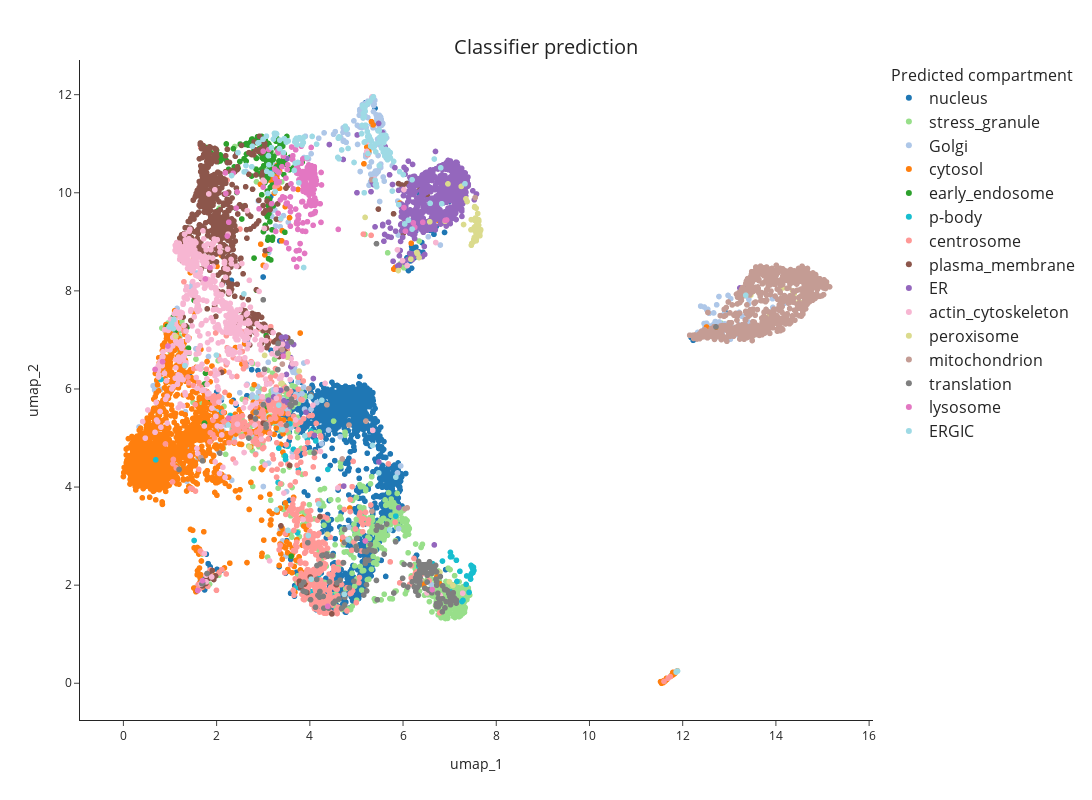

Source (notebook cell):
### Code cell
fig2 = px.scatter(
            umap_table,
            x="umap_1",
            y="umap_2",
            hover_name='Gene_name_canonical',
            color="organelle_pred",
            #color_continuous_scale=px.colors.cyclical.mygbm[: -1], # small palette (Kibeom)
            #color_discrete_sequence=px.colors.qualitative.Dark24, # Duo: expand the color palette # for more options, see https://plotly.com/python/discrete-color/
            color_discrete_map = color_mapping_pred, # Duo: expand the color palette # for more options, see https://plotly.com/python/discrete-color/
            hover_data=None,
            template='simple_white')
fig2.update_traces(marker=dict(size=6))
fig2.update(layout_coloraxis_showscale=False)
fig2.update_layout(width=1200, height=800)
fig2.update_layout(title_text=f"Classifier prediction", title_x=0.5, title_y=0.95, title_font_size=20)
fig2.update_legends(title_text='Predicted compartment', title_font_size=16, font_size=16)

pio.write_html(fig1, file=plot_dir / f"{timestamp}_UMAP_predicted_compartment.html", auto_open=False)
fig2

### Figure 1 — Plotly figure (JSON) as saved in the notebook; plotly's stock layout.template omitted (floating-point values rounded to 4 significant figures; data arrays with more than 128 entries replaced by an {"elided": "..."} marker saying what was removed)
{"data": [{"hovertemplate": "<b>%{hovertext}</b><br><br>organelle_pred=nucleus<br>umap_1=%{x}<br>umap_2=%{y}<extra></extra>", "hovertext": {"elided": "1401 str values"}, "legendgroup": "nucleus", "marker": {"color": "#1f77b4", "size": 6, "symbol": "circle"}, "mode": "markers", "name": "nucleus", "showlegend": true, "type": "scattergl", "x": {"elided": "1401 float values"}, "xaxis": "x", "y": {"elided": "1401 float values"}, "yaxis": "y"}, {"hovertemplate": "<b>%{hovertext}</b><br><br>organelle_pred=stress_granule<br>umap_1=%{x}<br>umap_2=%{y}<extra></extra>", "hovertext": {"elided": "725 str values"}, "legendgroup": "stress_granule", "marker": {"color": "#98df8a", "size": 6, "symbol": "circle"}, "mode": "markers", "name": "stress_granule", "showlegend": true, "type": "scattergl", "x": {"elided": "725 float values"}, "xaxis": "x", "y": {"elided": "725 float values"}, "yaxis": "y"}, {"hovertemplate": "<b>%{hovertext}</b><br><br>organelle_pred=Golgi<br>umap_1=%{x}<br>umap_2=%{y}<extra></extra>", "hovertext": {"elided": "401 str values"}, "legendgroup": "Golgi", "marker": {"color": "#aec7e8", "size": 6, "symbol": "circle"}, "mode": "markers", "name": "Golgi", "showlegend": true, "type": "scattergl", "x": {"elided": "401 float values"}, "xaxis": "x", "y": {"elided": "401 float values"}, "yaxis": "y"}, {"hovertemplate": "<b>%{hovertext}</b><br><br>organelle_pred=cytosol<br>umap_1=%{x}<br>umap_2=%{y}<extra></extra>", "hovertext": {"elided": "1797 str values"}, "legendgroup": "cytosol", "marker": {"color": "#ff7f0e", "size": 6, "symbol": "circle"}, "mode": "markers", "name": "cytosol", "showlegend": true, "type": "scattergl", "x": {"elided": "1797 float values"}, "xaxis": "x", "y": {"elided": "1797 float values"}, "yaxis": "y"}, {"hovertemplate": "<b>%{hovertext}</b><br><br>organelle_pred=early_endosome<br>umap_1=%{x}<br>umap_2=%{y}<extra></extra>", "hovertext": {"elided": "205 str values"}, "legendgroup": "early_endosome", "marker": {"color": "#2ca02c", "size": 6, "symbol": "circle"}, "mode": "markers", "name": "early_endosome", "showlegend": true, "type": "scattergl", "x": {"elided": "205 float values"}, "xaxis": "x", "y": {"elided": "205 float values"}, "yaxis": "y"}, {"hovertemplate": "<b>%{hovertext}</b><br><br>organelle_pred=p-body<br>umap_1=%{x}<br>umap_2=%{y}<extra></extra>", "hovertext": ["PRKRIP1", "RAB4B", "SAMD4B", "EIF4ENIF1", "TRIM26", "LSM5", "TOPORS", "LSM1", "DOT1L", "MYO9A", "SART3", "ARFGEF2", "DMXL1", "MED29", "B4DN17[p]", "NFATC3", "FAM98C", "RNASEH1", "FBXW11", "L1RE1", "GARRE1", "ERI3", "RNASEH2A", "EIF4E", "DDX6", "CSNK1D", "RPIA", "LSM3", "LSM6", "FHL2", "PTPN14", "ZNF330", "APOBEC3C", "DOP1A", "DCAF12", "LSM14B", "TUT7", "EDC4", "Q6ZMY0[p]", "PATL1", "DCP2", "DCP1B", "XRN1", "LSM14A", "TNRC6A", "SMG7", "EDC3", "RIOK2", "EEF1D", "LSM14B", "YTHDC2", "SMURF2", "DCP1A", "LSM7", "AGO2", "SMG5", "KLHL20", "LSM2", "MARF1", "LSM4", "HLA-C"], "legendgroup": "p-body", "marker": {"color": "#17becf", "size": 6, "symbol": "circle"}, "mode": "markers", "name": "p-body", "showlegend": true, "type": "scattergl", "x": [3.48, 3.153, 7.071, 7.473, 3.572, 7.145, 3.471, 7.482, 6.634, 4.183, 3.319, 2.295, 2.368, 4.386, 7.157, 3.525, 6.357, 4.027, 4.023, 7.417, 1.751, 3.947, 2.115, 7.021, 7.449, 3.962, 0.8045, 7.049, 7.017, 3.756, 3.708, 0.6938, 6.846, 1.517, 4.198, 7.365, 6.337, 7.52, 7.22, 7.486, 7.504, 7.51, 7.501, 7.467, 7.265, 7.353, 7.498, 4.113, 4.128, 4.475, 7.442, 3.735, 7.497, 3.54, 7.286, 3.334, 3.651, 7.019, 7.459, 5.844, 6.651], "xaxis": "x", "y": [4.561, 10.41, 1.702, 2.242, 5.289, 2.507, 4.637, 2.359, 2.438, 1.814, 4.095, 5.453, 5.208, 4.359, 2.075, 4.83, 2.383, 1.868, 5.143, 1.852, 2.126, 4.984, 5.527, 1.863, 2.124, 2.876, 6.194, 2.582, 2.668, 4.357, 1.956, 4.555, 2.491, 2.91, 2.213, 2.187, 2.385, 2.3, 2.282, 2.381, 2.351, 2.365, 2.256, 2.232, 1.667, 2.016, 2.321, 1.544, 4.94, 1.786, 2.162, 3.066, 2.328, 4.849, 1.69, 4.792, 4.769, 2.577, 2.403, 3.408, 9.753], "yaxis": "y"}, {"hovertemplate": "<b>%{hovertext}</b><br><br>organelle_pred=centrosome<br>umap_1=%{x}<br>umap_2=%{y}<extra></extra>", "hovertext": {"elided": "624 str values"}, "legendgroup": "centrosome", "marker": {"color": "#ff9896", "size": 6, "symbol": "circle"}, "mode": "markers", "name": "centrosome", "showlegend": true, "type": "scattergl", "x": {"elided": "624 float values"}, "xaxis": "x", "y": {"elided": "624 float values"}, "yaxis": "y"}, {"hovertemplate": "<b>%{hovertext}</b><br><br>organelle_pred=plasma_membrane<br>umap_1=%{x}<br>umap_2=%{y}<extra></extra>", "hovertext": {"elided": "678 str values"}, "legendgroup": "plasma_membrane", "marker": {"color": "#8c564b", "size": 6, "symbol": "circle"}, "mode": "markers", "name": "plasma_membrane", "showlegend": true, "type": "scattergl", "x": {"elided": "678 float values"}, "xaxis": "x", "y": {"elided": "678 float values"}, "yaxis": "y"}, {"hovertemplate": "<b>%{hovertext}</b><br><br>organelle_pred=ER<br>umap_1=%{x}<br>umap_2=%{y}<extra></extra>", "hovertext": {"elided": "661 str values"}, "legendgroup": "ER", "marker": {"color": "#9467bd", "size": 6, "symbol": "circle"}, "mode": "markers", "name": "ER", "showlegend": true, "type": "scattergl", "x": {"elided": "661 float values"}, "xaxis": "x", "y": {"elided": "661 float values"}, "yaxis": "y"}, {"hovertemplate": "<b>%{hovertext}</b><br><br>organelle_pred=actin_cytoskeleton<br>umap_1=%{x}<br>umap_2=%{y}<extra></extra>", "hovertext": {"elided": "555 str values"}, "legendgroup": "actin_cytoskeleton", "marker": {"color": "#f7b6d2", "size": 6, "symbol": "circle"}, "mode": "markers", "name": "actin_cytoskeleton", "showlegend": true, "type": "scattergl", "x": {"elided": "555 float values"}, "xaxis": "x", "y": {"elided": "555 float values"}, "yaxis": "y"}, {"hovertemplate": "<b>%{hovertext}</b><br><br>organelle_pred=peroxisome<br>umap_1=%{x}<br>umap_2=%{y}<extra></extra>", "hovertext": ["PRAF2", "PEX26", "ACAA1", "PEX11B", "TMEM120A", "PNPLA8", "LACTB2", "ACOX1", "RIDA", "FAR2", "CDK2", "PEX6", "PEX12", "PAM16", "SYNE1", "PEX19", "PEX5", "HSD17B4", "ELAC2", "LRRC40", "ALDH7A1", "HARS2", "G6PD", "DCXR", "SCP2", "CAT", "ACBD5", "TBC1D20", "PTTG1IP", "ACSL1", "NUDT19", "FAR1", "B3KMU8[p];B3KM26[p]", "B4DI68[p]", "B4DL07[p]", "NAXE", "AGPS", "ACOT8", "PHYH", "GNPAT", "ACOX3", "SYNGR3", "SLC25A17", "PEX1", "PFDN1", "PEX14", "GSR", "GPX1", "ABCD3", "PEX2", "ABCD1", "EPHX2", "ALDH9A1", "HK2", "PEX3", "DCAF7", "BAX", "EHHADH", "G6PD", "NME3", "E2k", "HAGH", "TYSND1", "DECR2", "GSTK1", "ECI2", "RPL14", "PDE12", "DHRS13", "ACAD11", "YRDC", "TMEM135", "LONP2", "KIAA0825", "KATNAL2", "RTKN2", "GPD1L", "PTGR3", "TRUB1", "ALG3", "PEX13", "MTARC2", "ISOC1", "PAFAH2", "NUDT12", "DHRS4", "RPP25", "PECR", "NLN", "TBL1XR1", "PXMP2", "SUCO", "HACL1", "CROT", "PEX16", "PRDX5"], "legendgroup": "peroxisome", "marker": {"color": "#dbdb8d", "size": 6, "symbol": "circle"}, "mode": "markers", "name": "peroxisome", "showlegend": true, "type": "scattergl", "x": [6.574, 7.63, 7.542, 7.465, 7.25, 7.53, 13.95, 7.611, 13.86, 7.664, 3.03, 7.534, 7.622, 14.8, 7.35, 5.899, 7.466, 7.574, 14.91, 1.124, 14.78, 13.97, 6.343, 15.1, 7.52, 7.533, 7.575, 6.963, 14.73, 7.537, 13.7, 7.571, 3.515, 7.53, 7.517, 14.16, 7.581, 7.622, 7.569, 7.579, 7.662, 5.186, 7.621, 7.569, 6.792, 7.566, 13.46, 13.79, 7.559, 7.649, 7.572, 7.476, 14.36, 13.49, 7.544, 4.377, 14.39, 7.619, 6.167, 14.6, 3.77, 13.8, 7.657, 7.568, 7.458, 7.513, 6.657, 14.5, 7.375, 7.604, 3.381, 7.587, 7.646, 3.537, 6.304, 3.404, 7.299, 13.78, 14.39, 6.993, 7.627, 14.35, 6.296, 7.554, 7.602, 7.535, 7.07, 7.583, 13.97, 2.707, 7.532, 6.902, 7.573, 7.619, 7.554, 14.36], "xaxis": "x", "y": [9.409, 9.136, 9.278, 9.452, 10.13, 9.298, 7.328, 9.166, 7.517, 9.25, 6.684, 9.025, 9.146, 8.304, 9.878, 8.414, 8.931, 9.063, 8.22, 7.07, 8.299, 7.371, 8.678, 8.117, 9.05, 9.235, 9.317, 10.18, 7.871, 9.718, 7.18, 9.21, 6.65, 9.089, 9.005, 8.061, 9.099, 9.45, 9.686, 9.185, 9.231, 9.499, 9.339, 9.02, 2.265, 9.166, 7.914, 7.422, 9.11, 9.124, 9.045, 8.967, 8.271, 7.971, 9.434, 3.038, 7.962, 9.428, 8.647, 7.989, 6.365, 7.324, 9.23, 9.331, 9.245, 9.248, 2.27, 7.777, 9.821, 9.453, 6.105, 9.119, 9.191, 6.718, 8.761, 6.116, 9.352, 7.306, 7.945, 2.07, 9.423, 7.409, 8.782, 9.049, 9.578, 9.704, 1.996, 9.291, 7.413, 4.816, 9.067, 9.419, 9.195, 9.149, 9.485, 8.004], "yaxis": "y"}, {"hovertemplate": "<b>%{hovertext}</b><br><br>organelle_pred=mitochondrion<br>umap_1=%{x}<br>umap_2=%{y}<extra></extra>", "hovertext": {"elided": "769 str values"}, "legendgroup": "mitochondrion", "marker": {"color": "#c49c94", "size": 6, "symbol": "circle"}, "mode": "markers", "name": "mitochondrion", "showlegend": true, "type": "scattergl", "x": {"elided": "769 float values"}, "xaxis": "x", "y": {"elided": "769 float values"}, "yaxis": "y"}, {"hovertemplate": "<b>%{hovertext}</b><br><br>organelle_pred=translation<br>umap_1=%{x}<br>umap_2=%{y}<extra></extra>", "hovertext": {"elided": "185 str values"}, "legendgroup": "translation", "marker": {"color": "#7f7f7f", "size": 6, "symbol": "circle"}, "mode": "markers", "name": "translation", "showlegend": true, "type": "scattergl", "x": {"elided": "185 float values"}, "xaxis": "x", "y": {"elided": "185 float values"}, "yaxis": "y"}, {"hovertemplate": "<b>%{hovertext}</b><br><br>organelle_pred=lysosome<br>umap_1=%{x}<br>umap_2=%{y}<extra></extra>", "hovertext": {"elided": "210 str values"}, "legendgroup": "lysosome", "marker": {"color": "#e377c2", "size": 6, "symbol": "circle"}, "mode": "markers", "name": "lysosome", "showlegend": true, "type": "scattergl", "x": {"elided": "210 float values"}, "xaxis": "x", "y": {"elided": "210 float values"}, "yaxis": "y"}, {"hovertemplate": "<b>%{hovertext}</b><br><br>organelle_pred=ERGIC<br>umap_1=%{x}<br>umap_2=%{y}<extra></extra>", "hovertext": {"elided": "173 str values"}, "legendgroup": "ERGIC", "marker": {"color": "#9edae5", "size": 6, "symbol": "circle"}, "mode": "markers", "name": "ERGIC", "showlegend": true, "type": "scattergl", "x": {"elided": "173 float values"}, "xaxis": "x", "y": {"elided": "173 float values"}, "yaxis": "y"}], "layout": {"coloraxis": {"showscale": false}, "height": 800, "legend": {"font": {"size": 16}, "title": {"font": {"size": 16}, "text": "Predicted compartment"}, "tracegroupgap": 0}, "margin": {"t": 60}, "title": {"font": {"size": 20}, "text": "Classifier prediction", "x": 0.5, "y": 0.95}, "width": 1200, "xaxis": {"anchor": "y", "domain": [0, 1], "title": {"text": "umap_1"}}, "yaxis": {"anchor": "x", "domain": [0, 1], "title": {"text": "umap_2"}}}}
